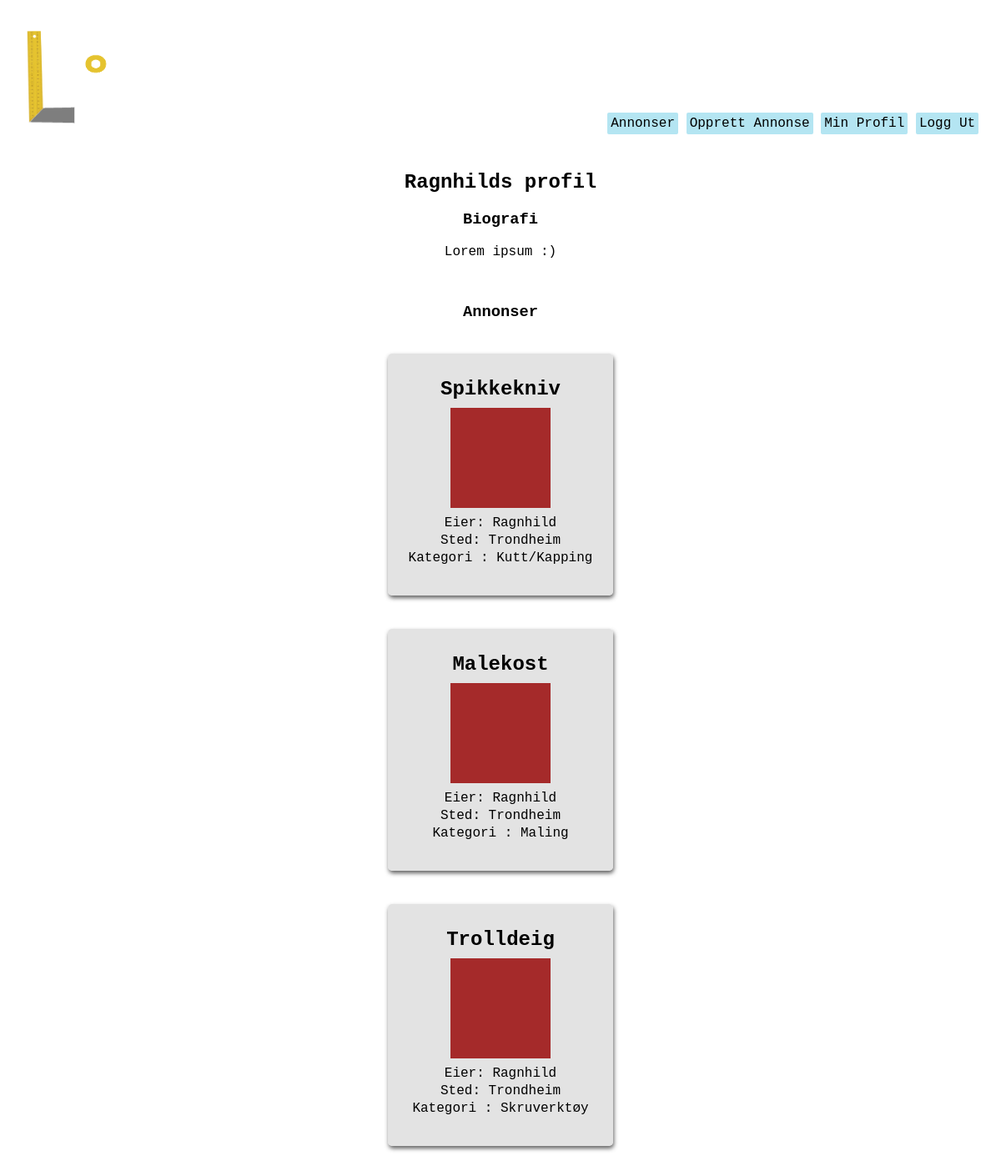
Page /users/profile/Ragnhild (signed in) on the earlier database version.
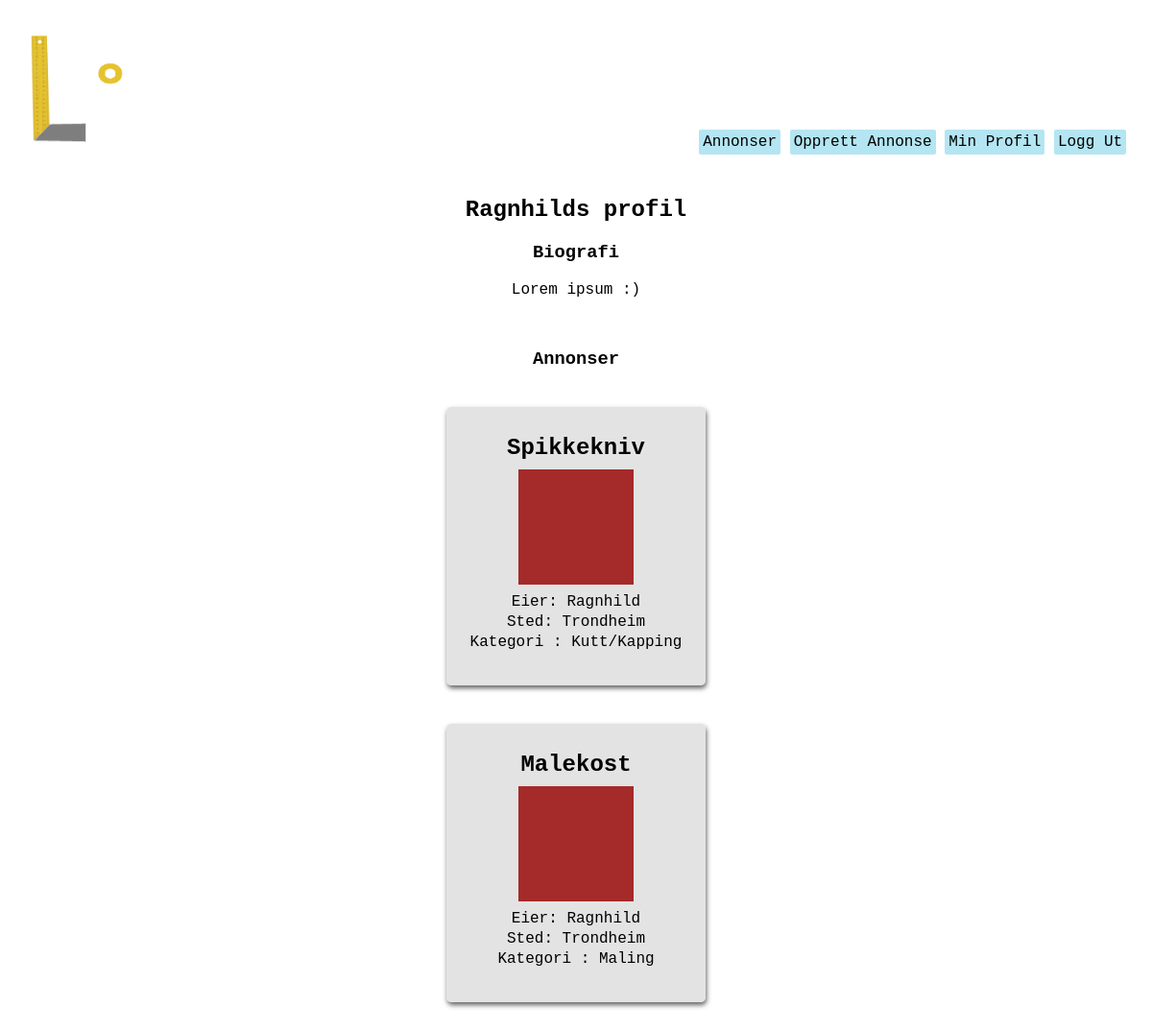
Same page on the later database version.
### homepage/models.py (models this page shows, shortened)
class Listing(models.Model):
    owner = models.ForeignKey(User, verbose_name = 'User', on_delete=models.CASCADE, null=True) #user burde kanskje endres til settings.AUTH_USER_MODEL. må i så fall django.conf import settings
    title = models.CharField(max_length=50, verbose_name="Tittel")
    loaned = models.BooleanField(default=False, verbose_name="Utlånt?")
    price = models.PositiveSmallIntegerField(verbose_name='Pris')
    location = models.CharField(max_length=100, verbose_name="Sted") #burde kanskje være annet enn CharField. Gjør det vanskelig å sortere etter denne attributten
    description = models.TextField(verbose_name="Beskrivelse")
    SW = 1
    PT = 2
    WD = 3
    CT = 4
    SV = 5
    BO = 6
    OT = 7
    CATEGORY_CHOICES = (
        (SW, 'Saging'),
        (PT, 'Maling'),
        (WD, 'Sveising'),
        (CT, 'Kutt/Kapping'),
        (SV, 'Skruverktøy'),
        (BO, 'Slagverktøy'),
        (OT, 'Annet'),
    )
    category = models.PositiveSmallIntegerField(
        choices = CATEGORY_CHOICES,
        default = OT,
        verbose_name="Kategori",
    )

### users/views.py (the view)
# urls.py: path('profile', views.my_profile, name='my_profile'),
@login_required
def profile(request, userstring):
    requested_user = User.objects.get(username = userstring)
    user_listings = requested_user.listing_set.all()
    user_profile = requested_user.profile
    context = {'user': requested_user, 'listings': user_listings, 'profile': user_profile}
    return render(request, 'users/profile.html', context)

### users/templates/users/profile.html (shortened to what this page needs)
{% extends "users/base.html" %}
{% block content %}
    <div>
        <h2>{{user.username}}s profil</h2>
        <div>
            <h3>Biografi</h3>
            <p>
                {{profile.bio}}
            </p>
        </div>
        <br>
        <div>
            <h3>Annonser</h3>
            {% for listing in listings %}
            <div class="listingDIV">
                <a href="{% url 'homepage:listing' listing_id=listing.id %}" class="listingLink">invisible link!</a>
                <div class="listingContent">
                    <h2>{{listing.title}}</h2>
                    <div class="listingImg"></div>
                    <p>Eier: {{listing.owner}}</p>
                    <p>Sted: {{listing.location}}</p>
                    <p>Kategori : {{listing.get_category_display}}</p>
                    <br>
                </div>
            </div>
            {% endfor %}
        </div>
    </div>
{% endblock content %}

Differences in the rows shown:
removed Listing: title "Trolldeig", owner "Ragnhild", location "Trondheim", category "Skruverktøy"
